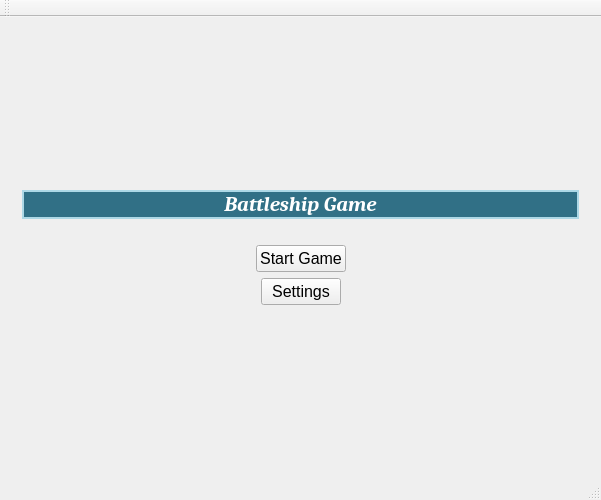
<?xml version="1.0" encoding="UTF-8"?>
<ui version="4.0">
 <class>MainWindow</class>
 <widget class="QMainWindow" name="MainWindow">
  <property name="geometry">
   <rect>
    <x>0</x>
    <y>0</y>
    <width>600</width>
    <height>500</height>
   </rect>
  </property>
  <property name="sizePolicy">
   <sizepolicy hsizetype="Preferred" vsizetype="Preferred">
    <horstretch>0</horstretch>
    <verstretch>0</verstretch>
   </sizepolicy>
  </property>
  <property name="windowTitle">
   <string>Battleship Game</string>
  </property>
  <widget class="QWidget" name="centralWidget">
   <property name="styleSheet">
    <string notr="true"/>
   </property>
   <layout class="QVBoxLayout" name="verticalLayout">
    <item>
     <widget class="QStackedWidget" name="stackedWidget">
      <property name="currentIndex">
       <number>0</number>
      </property>
      <widget class="QWidget" name="main_page">
       <layout class="QVBoxLayout" name="verticalLayout_2">
        <item>
         <spacer name="verticalSpacer_2">
          <property name="orientation">
           <enum>Qt::Vertical</enum>
          </property>
          <property name="sizeHint" stdset="0">
           <size>
            <width>20</width>
            <height>88</height>
           </size>
          </property>
         </spacer>
        </item>
        <item>
         <widget class="QLabel" name="gameNameLabel">
          <property name="font">
           <font>
            <family>Cambria</family>
            <pointsize>16</pointsize>
            <weight>75</weight>
            <italic>true</italic>
            <bold>true</bold>
           </font>
          </property>
          <property name="styleSheet">
           <string notr="true">background: rgb(49, 112, 134); border: 2px solid lightblue; color: white; </string>
          </property>
          <property name="text">
           <string>Battleship Game</string>
          </property>
          <property name="alignment">
           <set>Qt::AlignCenter</set>
          </property>
         </widget>
        </item>
        <item>
         <spacer name="verticalSpacer_3">
          <property name="orientation">
           <enum>Qt::Vertical</enum>
          </property>
          <property name="sizeType">
           <enum>QSizePolicy::Fixed</enum>
          </property>
          <property name="sizeHint" stdset="0">
           <size>
            <width>20</width>
            <height>20</height>
           </size>
          </property>
         </spacer>
        </item>
        <item>
         <layout class="QHBoxLayout" name="horizontalLayout">
          <item>
           <spacer name="horizontalSpacer">
            <property name="orientation">
             <enum>Qt::Horizontal</enum>
            </property>
            <property name="sizeHint" stdset="0">
             <size>
              <width>40</width>
              <height>20</height>
             </size>
            </property>
           </spacer>
          </item>
          <item>
           <widget class="QPushButton" name="startGameButton">
            <property name="font">
             <font>
              <family>Arial</family>
              <pointsize>12</pointsize>
             </font>
            </property>
            <property name="cursor">
             <cursorShape>OpenHandCursor</cursorShape>
            </property>
            <property name="text">
             <string>Start Game</string>
            </property>
           </widget>
          </item>
          <item>
           <spacer name="horizontalSpacer_2">
            <property name="orientation">
             <enum>Qt::Horizontal</enum>
            </property>
            <property name="sizeHint" stdset="0">
             <size>
              <width>40</width>
              <height>20</height>
             </size>
            </property>
           </spacer>
          </item>
         </layout>
        </item>
        <item>
         <layout class="QHBoxLayout" name="horizontalLayout_2">
          <item>
           <spacer name="horizontalSpacer_3">
            <property name="orientation">
             <enum>Qt::Horizontal</enum>
            </property>
            <property name="sizeHint" stdset="0">
             <size>
              <width>40</width>
              <height>20</height>
             </size>
            </property>
           </spacer>
          </item>
          <item>
           <widget class="QPushButton" name="settingsButton">
            <property name="font">
             <font>
              <family>Arial</family>
              <pointsize>12</pointsize>
             </font>
            </property>
            <property name="cursor">
             <cursorShape>OpenHandCursor</cursorShape>
            </property>
            <property name="text">
             <string>Settings</string>
            </property>
           </widget>
          </item>
          <item>
           <spacer name="horizontalSpacer_4">
            <property name="orientation">
             <enum>Qt::Horizontal</enum>
            </property>
            <property name="sizeHint" stdset="0">
             <size>
              <width>40</width>
              <height>20</height>
             </size>
            </property>
           </spacer>
          </item>
         </layout>
        </item>
        <item>
         <spacer name="verticalSpacer">
          <property name="orientation">
           <enum>Qt::Vertical</enum>
          </property>
          <property name="sizeHint" stdset="0">
           <size>
            <width>20</width>
            <height>85</height>
           </size>
          </property>
         </spacer>
        </item>
       </layout>
      </widget>
      <widget class="QWidget" name="game_page">
       <layout class="QVBoxLayout" name="verticalLayout_5">
        <item>
         <layout class="QHBoxLayout" name="horizontalLayout_8">
          <item>
           <layout class="QVBoxLayout" name="yourFleetLayout">
            <item>
             <widget class="QLabel" name="label_7">
              <property name="font">
               <font>
                <family>Cambria</family>
                <pointsize>11</pointsize>
                <italic>true</italic>
               </font>
              </property>
              <property name="styleSheet">
               <string notr="true">border: 1px solid lightblue; background-color: blue; color: white</string>
              </property>
              <property name="text">
               <string>Your Fleet</string>
              </property>
              <property name="alignment">
               <set>Qt::AlignCenter</set>
              </property>
             </widget>
            </item>
           </layout>
          </item>
          <item>
           <spacer name="horizontalSpacer_6">
            <property name="orientation">
             <enum>Qt::Horizontal</enum>
            </property>
            <property name="sizeHint" stdset="0">
             <size>
              <width>40</width>
              <height>20</height>
             </size>
            </property>
           </spacer>
          </item>
          <item>
           <layout class="QVBoxLayout" name="verticalLayout_10">
            <item>
             <spacer name="verticalSpacer_9">
              <property name="orientation">
               <enum>Qt::Vertical</enum>
              </property>
              <property name="sizeHint" stdset="0">
               <size>
                <width>20</width>
                <height>40</height>
               </size>
              </property>
             </spacer>
            </item>
            <item>
             <widget class="QLabel" name="timerLabel">
              <property name="font">
               <font>
                <family>Arial</family>
                <pointsize>20</pointsize>
                <weight>50</weight>
                <bold>false</bold>
               </font>
              </property>
              <property name="styleSheet">
               <string notr="true">background: white; border: 1px solid black</string>
              </property>
              <property name="text">
               <string>∞</string>
              </property>
             </widget>
            </item>
            <item>
             <spacer name="verticalSpacer_8">
              <property name="orientation">
               <enum>Qt::Vertical</enum>
              </property>
              <property name="sizeHint" stdset="0">
               <size>
                <width>20</width>
                <height>40</height>
               </size>
              </property>
             </spacer>
            </item>
           </layout>
          </item>
          <item>
           <spacer name="horizontalSpacer_10">
            <property name="orientation">
             <enum>Qt::Horizontal</enum>
            </property>
            <property name="sizeHint" stdset="0">
             <size>
              <width>40</width>
              <height>20</height>
             </size>
            </property>
           </spacer>
          </item>
          <item>
           <layout class="QVBoxLayout" name="opponentFleetLayout">
            <item>
             <widget class="QLabel" name="label_8">
              <property name="font">
               <font>
                <family>Cambria</family>
                <pointsize>11</pointsize>
                <italic>true</italic>
               </font>
              </property>
              <property name="styleSheet">
               <string notr="true">border: 1px solid lightblue; background-color: blue; color: white</string>
              </property>
              <property name="text">
               <string>Opponent Fleet</string>
              </property>
              <property name="alignment">
               <set>Qt::AlignCenter</set>
              </property>
             </widget>
            </item>
           </layout>
          </item>
         </layout>
        </item>
        <item>
         <widget class="QStackedWidget" name="actionStackedWidget">
          <property name="currentIndex">
           <number>0</number>
          </property>
          <widget class="QWidget" name="placePage">
           <layout class="QVBoxLayout" name="verticalLayout_7">
            <item>
             <layout class="QHBoxLayout" name="horizontalLayout_12">
              <item>
               <widget class="QLabel" name="label_9">
                <property name="font">
                 <font>
                  <family>Arial</family>
                  <pointsize>9</pointsize>
                  <weight>75</weight>
                  <bold>true</bold>
                 </font>
                </property>
                <property name="styleSheet">
                 <string notr="true">color: red; background-color: rgba(255, 255, 0, 100); border: 1px solid black; padding: 5px;</string>
                </property>
                <property name="text">
                 <string>Choose a ship and place it. To change orientation press Space.</string>
                </property>
               </widget>
              </item>
              <item>
               <spacer name="horizontalSpacer_8">
                <property name="orientation">
                 <enum>Qt::Horizontal</enum>
                </property>
                <property name="sizeHint" stdset="0">
                 <size>
                  <width>40</width>
                  <height>20</height>
                 </size>
                </property>
               </spacer>
              </item>
             </layout>
            </item>
            <item>
             <widget class="QGroupBox" name="groupBox">
              <property name="font">
               <font>
                <family>Arial</family>
                <pointsize>10</pointsize>
                <weight>75</weight>
                <italic>true</italic>
                <bold>true</bold>
               </font>
              </property>
              <property name="styleSheet">
               <string notr="true">background-color: rgb(255, 255, 255); color: gray;</string>
              </property>
              <property name="title">
               <string>Decks (last)</string>
              </property>
              <layout class="QHBoxLayout" name="horizontalLayout_11">
               <item>
                <widget class="QRadioButton" name="d1RadioButton">
                 <property name="font">
                  <font>
                   <family>Arial</family>
                   <pointsize>9</pointsize>
                   <weight>75</weight>
                   <bold>true</bold>
                  </font>
                 </property>
                 <property name="styleSheet">
                  <string notr="true">color: black</string>
                 </property>
                 <property name="text">
                  <string>single (4)</string>
                 </property>
                 <property name="checked">
                  <bool>false</bool>
                 </property>
                </widget>
               </item>
               <item>
                <widget class="QRadioButton" name="d2RadioButton">
                 <property name="font">
                  <font>
                   <family>Arial</family>
                   <pointsize>9</pointsize>
                   <weight>75</weight>
                   <bold>true</bold>
                  </font>
                 </property>
                 <property name="styleSheet">
                  <string notr="true">color: black</string>
                 </property>
                 <property name="text">
                  <string>two (3)</string>
                 </property>
                </widget>
               </item>
               <item>
                <widget class="QRadioButton" name="d3RadioButton">
                 <property name="font">
                  <font>
                   <family>Arial</family>
                   <pointsize>9</pointsize>
                   <weight>75</weight>
                   <bold>true</bold>
                  </font>
                 </property>
                 <property name="styleSheet">
                  <string notr="true">color: black</string>
                 </property>
                 <property name="text">
                  <string>three (2)</string>
                 </property>
                </widget>
               </item>
               <item>
                <widget class="QRadioButton" name="d4RadioButton">
                 <property name="font">
                  <font>
                   <family>Arial</family>
                   <pointsize>9</pointsize>
                   <weight>75</weight>
                   <bold>true</bold>
                  </font>
                 </property>
                 <property name="styleSheet">
                  <string notr="true">color: black</string>
                 </property>
                 <property name="text">
                  <string>four (1)</string>
                 </property>
                </widget>
               </item>
              </layout>
             </widget>
            </item>
           </layout>
          </widget>
          <widget class="QWidget" name="firePage">
           <layout class="QVBoxLayout" name="verticalLayout_6">
            <item>
             <layout class="QHBoxLayout" name="horizontalLayout_13">
              <item>
               <widget class="QLabel" name="label_10">
                <property name="font">
                 <font>
                  <family>Arial</family>
                  <pointsize>9</pointsize>
                  <weight>75</weight>
                  <bold>true</bold>
                 </font>
                </property>
                <property name="styleSheet">
                 <string notr="true">color: red; background-color: rgba(255, 255, 0, 100); border: 1px solid black; padding: 5px;</string>
                </property>
                <property name="text">
                 <string>Choose square to fire</string>
                </property>
               </widget>
              </item>
              <item>
               <spacer name="horizontalSpacer_9">
                <property name="orientation">
                 <enum>Qt::Horizontal</enum>
                </property>
                <property name="sizeHint" stdset="0">
                 <size>
                  <width>40</width>
                  <height>20</height>
                 </size>
                </property>
               </spacer>
              </item>
             </layout>
            </item>
            <item>
             <spacer name="verticalSpacer_7">
              <property name="orientation">
               <enum>Qt::Vertical</enum>
              </property>
              <property name="sizeHint" stdset="0">
               <size>
                <width>20</width>
                <height>40</height>
               </size>
              </property>
             </spacer>
            </item>
           </layout>
          </widget>
          <widget class="QWidget" name="winnerPage">
           <layout class="QVBoxLayout" name="verticalLayout_9">
            <item>
             <widget class="QLabel" name="winnerLabel">
              <property name="font">
               <font>
                <family>Cambria</family>
                <pointsize>20</pointsize>
                <weight>75</weight>
                <italic>true</italic>
                <bold>true</bold>
                <underline>true</underline>
               </font>
              </property>
              <property name="styleSheet">
               <string notr="true">background: white; color: blue; border: 2px dotted blue; padding: 10px</string>
              </property>
              <property name="text">
               <string>Who is winner</string>
              </property>
              <property name="alignment">
               <set>Qt::AlignCenter</set>
              </property>
             </widget>
            </item>
           </layout>
          </widget>
         </widget>
        </item>
        <item>
         <spacer name="verticalSpacer_6">
          <property name="orientation">
           <enum>Qt::Vertical</enum>
          </property>
          <property name="sizeHint" stdset="0">
           <size>
            <width>20</width>
            <height>40</height>
           </size>
          </property>
         </spacer>
        </item>
        <item>
         <layout class="QHBoxLayout" name="horizontalLayout_10">
          <item>
           <spacer name="horizontalSpacer_7">
            <property name="orientation">
             <enum>Qt::Horizontal</enum>
            </property>
            <property name="sizeHint" stdset="0">
             <size>
              <width>40</width>
              <height>20</height>
             </size>
            </property>
           </spacer>
          </item>
          <item>
           <widget class="QPushButton" name="restartButton">
            <property name="font">
             <font>
              <family>Arial</family>
              <pointsize>10</pointsize>
             </font>
            </property>
            <property name="text">
             <string>Restart</string>
            </property>
           </widget>
          </item>
          <item>
           <spacer name="horizontalSpacer_11">
            <property name="orientation">
             <enum>Qt::Horizontal</enum>
            </property>
            <property name="sizeType">
             <enum>QSizePolicy::Fixed</enum>
            </property>
            <property name="sizeHint" stdset="0">
             <size>
              <width>20</width>
              <height>20</height>
             </size>
            </property>
           </spacer>
          </item>
          <item>
           <widget class="QPushButton" name="finishGameButton">
            <property name="font">
             <font>
              <family>Arial</family>
              <pointsize>10</pointsize>
             </font>
            </property>
            <property name="cursor">
             <cursorShape>OpenHandCursor</cursorShape>
            </property>
            <property name="text">
             <string>Finish Game</string>
            </property>
           </widget>
          </item>
         </layout>
        </item>
       </layout>
      </widget>
      <widget class="QWidget" name="settings_page">
       <layout class="QVBoxLayout" name="verticalLayout_4">
        <item>
         <widget class="QLabel" name="label">
          <property name="font">
           <font>
            <family>Arial</family>
            <pointsize>11</pointsize>
            <weight>75</weight>
            <bold>true</bold>
           </font>
          </property>
          <property name="text">
           <string>Ships number:</string>
          </property>
         </widget>
        </item>
        <item>
         <layout class="QVBoxLayout" name="verticalLayout_3">
          <property name="leftMargin">
           <number>50</number>
          </property>
          <property name="rightMargin">
           <number>200</number>
          </property>
          <item>
           <layout class="QHBoxLayout" name="horizontalLayout_3" stretch="3,1">
            <property name="sizeConstraint">
             <enum>QLayout::SetDefaultConstraint</enum>
            </property>
            <item>
             <widget class="QLabel" name="label_2">
              <property name="font">
               <font>
                <family>Arial</family>
                <pointsize>10</pointsize>
               </font>
              </property>
              <property name="text">
               <string>single-decked </string>
              </property>
             </widget>
            </item>
            <item>
             <widget class="QSpinBox" name="d1SpinBox">
              <property name="font">
               <font>
                <pointsize>11</pointsize>
               </font>
              </property>
              <property name="minimum">
               <number>1</number>
              </property>
              <property name="maximum">
               <number>4</number>
              </property>
              <property name="value">
               <number>4</number>
              </property>
             </widget>
            </item>
           </layout>
          </item>
          <item>
           <layout class="QHBoxLayout" name="horizontalLayout_4" stretch="3,1">
            <property name="sizeConstraint">
             <enum>QLayout::SetDefaultConstraint</enum>
            </property>
            <item>
             <widget class="QLabel" name="label_3">
              <property name="font">
               <font>
                <family>Arial</family>
                <pointsize>10</pointsize>
               </font>
              </property>
              <property name="text">
               <string>two-decked </string>
              </property>
             </widget>
            </item>
            <item>
             <widget class="QSpinBox" name="d2SpinBox">
              <property name="font">
               <font>
                <pointsize>11</pointsize>
               </font>
              </property>
              <property name="minimum">
               <number>0</number>
              </property>
              <property name="maximum">
               <number>3</number>
              </property>
              <property name="value">
               <number>3</number>
              </property>
             </widget>
            </item>
           </layout>
          </item>
          <item>
           <layout class="QHBoxLayout" name="horizontalLayout_5" stretch="3,1">
            <property name="sizeConstraint">
             <enum>QLayout::SetDefaultConstraint</enum>
            </property>
            <item>
             <widget class="QLabel" name="label_4">
              <property name="font">
               <font>
                <family>Arial</family>
                <pointsize>10</pointsize>
               </font>
              </property>
              <property name="text">
               <string>three-decked </string>
              </property>
             </widget>
            </item>
            <item>
             <widget class="QSpinBox" name="d3SpinBox">
              <property name="font">
               <font>
                <pointsize>11</pointsize>
               </font>
              </property>
              <property name="minimum">
               <number>0</number>
              </property>
              <property name="maximum">
               <number>2</number>
              </property>
              <property name="value">
               <number>2</number>
              </property>
             </widget>
            </item>
           </layout>
          </item>
          <item>
           <layout class="QHBoxLayout" name="horizontalLayout_6" stretch="3,1">
            <property name="sizeConstraint">
             <enum>QLayout::SetDefaultConstraint</enum>
            </property>
            <item>
             <widget class="QLabel" name="label_5">
              <property name="font">
               <font>
                <family>Arial</family>
                <pointsize>10</pointsize>
               </font>
              </property>
              <property name="text">
               <string>four-decked </string>
              </property>
             </widget>
            </item>
            <item>
             <widget class="QSpinBox" name="d4SpinBox">
              <property name="font">
               <font>
                <pointsize>11</pointsize>
               </font>
              </property>
              <property name="maximum">
               <number>1</number>
              </property>
              <property name="value">
               <number>1</number>
              </property>
             </widget>
            </item>
           </layout>
          </item>
         </layout>
        </item>
        <item>
         <spacer name="verticalSpacer_5">
          <property name="orientation">
           <enum>Qt::Vertical</enum>
          </property>
          <property name="sizeType">
           <enum>QSizePolicy::Fixed</enum>
          </property>
          <property name="sizeHint" stdset="0">
           <size>
            <width>20</width>
            <height>20</height>
           </size>
          </property>
         </spacer>
        </item>
        <item>
         <layout class="QHBoxLayout" name="horizontalLayout_7" stretch="2,2,1">
          <property name="rightMargin">
           <number>300</number>
          </property>
          <item>
           <widget class="QCheckBox" name="limitCheckBox">
            <property name="font">
             <font>
              <family>Arial</family>
              <pointsize>11</pointsize>
              <weight>75</weight>
              <bold>true</bold>
             </font>
            </property>
            <property name="text">
             <string> Limit time</string>
            </property>
           </widget>
          </item>
          <item>
           <widget class="QLabel" name="label_6">
            <property name="font">
             <font>
              <family>Arial</family>
              <pointsize>10</pointsize>
              <weight>50</weight>
              <bold>false</bold>
             </font>
            </property>
            <property name="text">
             <string>Step duration (s):</string>
            </property>
           </widget>
          </item>
          <item>
           <widget class="QSpinBox" name="durationSpinBox">
            <property name="font">
             <font>
              <pointsize>11</pointsize>
             </font>
            </property>
            <property name="minimum">
             <number>5</number>
            </property>
            <property name="maximum">
             <number>30</number>
            </property>
            <property name="singleStep">
             <number>5</number>
            </property>
           </widget>
          </item>
         </layout>
        </item>
        <item>
         <spacer name="verticalSpacer_4">
          <property name="orientation">
           <enum>Qt::Vertical</enum>
          </property>
          <property name="sizeHint" stdset="0">
           <size>
            <width>20</width>
            <height>40</height>
           </size>
          </property>
         </spacer>
        </item>
        <item>
         <layout class="QHBoxLayout" name="horizontalLayout_9">
          <item>
           <spacer name="horizontalSpacer_5">
            <property name="orientation">
             <enum>Qt::Horizontal</enum>
            </property>
            <property name="sizeHint" stdset="0">
             <size>
              <width>40</width>
              <height>20</height>
             </size>
            </property>
           </spacer>
          </item>
          <item>
           <widget class="QPushButton" name="saveReturnButton">
            <property name="font">
             <font>
              <family>Arial</family>
              <pointsize>11</pointsize>
             </font>
            </property>
            <property name="cursor">
             <cursorShape>OpenHandCursor</cursorShape>
            </property>
            <property name="text">
             <string>Save &amp;&amp; return</string>
            </property>
           </widget>
          </item>
         </layout>
        </item>
       </layout>
      </widget>
     </widget>
    </item>
   </layout>
  </widget>
  <widget class="QMenuBar" name="menuBar">
   <property name="geometry">
    <rect>
     <x>0</x>
     <y>0</y>
     <width>600</width>
     <height>21</height>
    </rect>
   </property>
  </widget>
  <widget class="QToolBar" name="mainToolBar">
   <attribute name="toolBarArea">
    <enum>TopToolBarArea</enum>
   </attribute>
   <attribute name="toolBarBreak">
    <bool>false</bool>
   </attribute>
  </widget>
  <widget class="QStatusBar" name="statusBar"/>
 </widget>
 <layoutdefault spacing="6" margin="11"/>
 <resources/>
 <connections/>
</ui>
